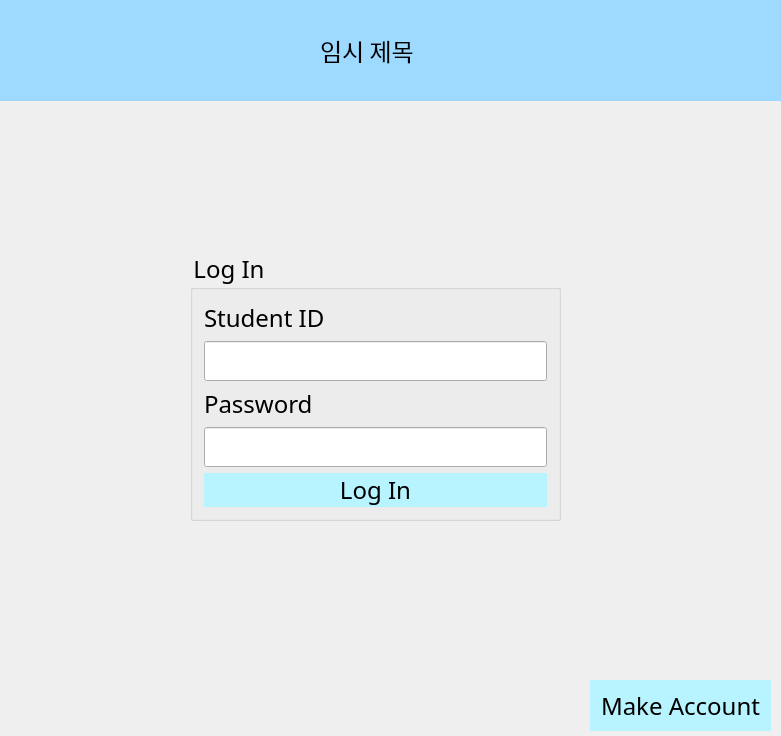
<?xml version="1.0" encoding="UTF-8"?>
<ui version="4.0">
 <class>MainWindow</class>
 <widget class="QMainWindow" name="MainWindow">
  <property name="geometry">
   <rect>
    <x>0</x>
    <y>0</y>
    <width>781</width>
    <height>736</height>
   </rect>
  </property>
  <property name="windowTitle">
   <string>참여형 교육 솔루션</string>
  </property>
  <property name="windowIcon">
   <iconset>
    <normaloff>../gui/Solution/logo.png</normaloff>../gui/Solution/logo.png</iconset>
  </property>
  <property name="styleSheet">
   <string notr="true">#MainWindow {
background-color:url(:/images/bg.jpg)
}</string>
  </property>
  <widget class="QWidget" name="centralWidget">
   <widget class="QStackedWidget" name="stackedWidget">
    <property name="geometry">
     <rect>
      <x>0</x>
      <y>0</y>
      <width>781</width>
      <height>741</height>
     </rect>
    </property>
    <property name="styleSheet">
     <string notr="true">* {
font-family:century gothic;
font-size: 24px;
}


#login {
border-image:url(:/images/bg.jpg);
}

QPushButton
{
background:rgb(184, 244, 255);
border-radius:60px;
}

QPushButton:hover
{
color:#333;
border-radius:15px;
background:#49ebff;
}

#after_log_page {
border-image:url(:/images/bg.jpg);
}
</string>
    </property>
    <property name="currentIndex">
     <number>0</number>
    </property>
    <widget class="QWidget" name="login">
     <widget class="QGroupBox" name="signin">
      <property name="geometry">
       <rect>
        <x>190</x>
        <y>250</y>
        <width>371</width>
        <height>271</height>
       </rect>
      </property>
      <property name="font">
       <font>
        <family>century gothic</family>
        <pointsize>-1</pointsize>
       </font>
      </property>
      <property name="layoutDirection">
       <enum>Qt::LeftToRight</enum>
      </property>
      <property name="styleSheet">
       <string notr="true"/>
      </property>
      <property name="title">
       <string>Log In</string>
      </property>
      <layout class="QVBoxLayout" name="verticalLayout_4">
       <item>
        <layout class="QVBoxLayout" name="verticalLayout_5">
         <item>
          <widget class="QLabel" name="label_id_2">
           <property name="font">
            <font>
             <family>century gothic</family>
             <pointsize>-1</pointsize>
            </font>
           </property>
           <property name="text">
            <string>Student ID</string>
           </property>
          </widget>
         </item>
         <item>
          <widget class="QLineEdit" name="lineEdit_id_2">
           <property name="font">
            <font>
             <family>century gothic</family>
             <pointsize>-1</pointsize>
            </font>
           </property>
          </widget>
         </item>
        </layout>
       </item>
       <item>
        <layout class="QVBoxLayout" name="verticalLayout_6">
         <item>
          <widget class="QLabel" name="label_pw_2">
           <property name="font">
            <font>
             <family>century gothic</family>
             <pointsize>-1</pointsize>
            </font>
           </property>
           <property name="text">
            <string>Password</string>
           </property>
          </widget>
         </item>
         <item>
          <widget class="QLineEdit" name="lineEdit_pw_2">
           <property name="font">
            <font>
             <family>century gothic</family>
             <pointsize>-1</pointsize>
            </font>
           </property>
           <property name="echoMode">
            <enum>QLineEdit::Password</enum>
           </property>
          </widget>
         </item>
        </layout>
       </item>
       <item>
        <widget class="QPushButton" name="Button_login_2">
         <property name="font">
          <font>
           <family>century gothic</family>
           <pointsize>-1</pointsize>
          </font>
         </property>
         <property name="text">
          <string>Log In</string>
         </property>
        </widget>
       </item>
      </layout>
     </widget>
     <widget class="QPushButton" name="Button_register">
      <property name="geometry">
       <rect>
        <x>590</x>
        <y>680</y>
        <width>181</width>
        <height>51</height>
       </rect>
      </property>
      <property name="font">
       <font>
        <family>century gothic</family>
        <pointsize>-1</pointsize>
       </font>
      </property>
      <property name="text">
       <string>Make Account</string>
      </property>
     </widget>
     <widget class="QWidget" name="topPanel" native="true">
      <property name="geometry">
       <rect>
        <x>0</x>
        <y>0</y>
        <width>781</width>
        <height>101</height>
       </rect>
      </property>
      <property name="styleSheet">
       <string notr="true">#topPanel {
background-color:rgb(158, 218, 255)
}</string>
      </property>
      <widget class="QLabel" name="label_title">
       <property name="geometry">
        <rect>
         <x>320</x>
         <y>20</y>
         <width>131</width>
         <height>61</height>
        </rect>
       </property>
       <property name="font">
        <font>
         <family>century gothic</family>
         <pointsize>-1</pointsize>
        </font>
       </property>
       <property name="text">
        <string>임시 제목</string>
       </property>
      </widget>
      <widget class="QWidget" name="widget_logo" native="true">
       <property name="geometry">
        <rect>
         <x>10</x>
         <y>0</y>
         <width>181</width>
         <height>111</height>
        </rect>
       </property>
       <property name="styleSheet">
        <string notr="true">#widget_logo {
border-image:url(:/images/logo.png);
}</string>
       </property>
      </widget>
     </widget>
    </widget>
    <widget class="QWidget" name="after_log_page">
     <widget class="QPushButton" name="Button_makeRoom">
      <property name="geometry">
       <rect>
        <x>600</x>
        <y>670</y>
        <width>161</width>
        <height>51</height>
       </rect>
      </property>
      <property name="text">
       <string>Make Room</string>
      </property>
     </widget>
     <widget class="QPushButton" name="Button_toHome">
      <property name="geometry">
       <rect>
        <x>20</x>
        <y>670</y>
        <width>171</width>
        <height>51</height>
       </rect>
      </property>
      <property name="text">
       <string>Log Out</string>
      </property>
     </widget>
     <widget class="QLabel" name="label_makeRoom">
      <property name="geometry">
       <rect>
        <x>40</x>
        <y>70</y>
        <width>671</width>
        <height>41</height>
       </rect>
      </property>
      <property name="text">
       <string/>
      </property>
     </widget>
    </widget>
    <widget class="QWidget" name="page"/>
   </widget>
  </widget>
 </widget>
 <layoutdefault spacing="6" margin="11"/>
 <resources/>
 <connections/>
</ui>
